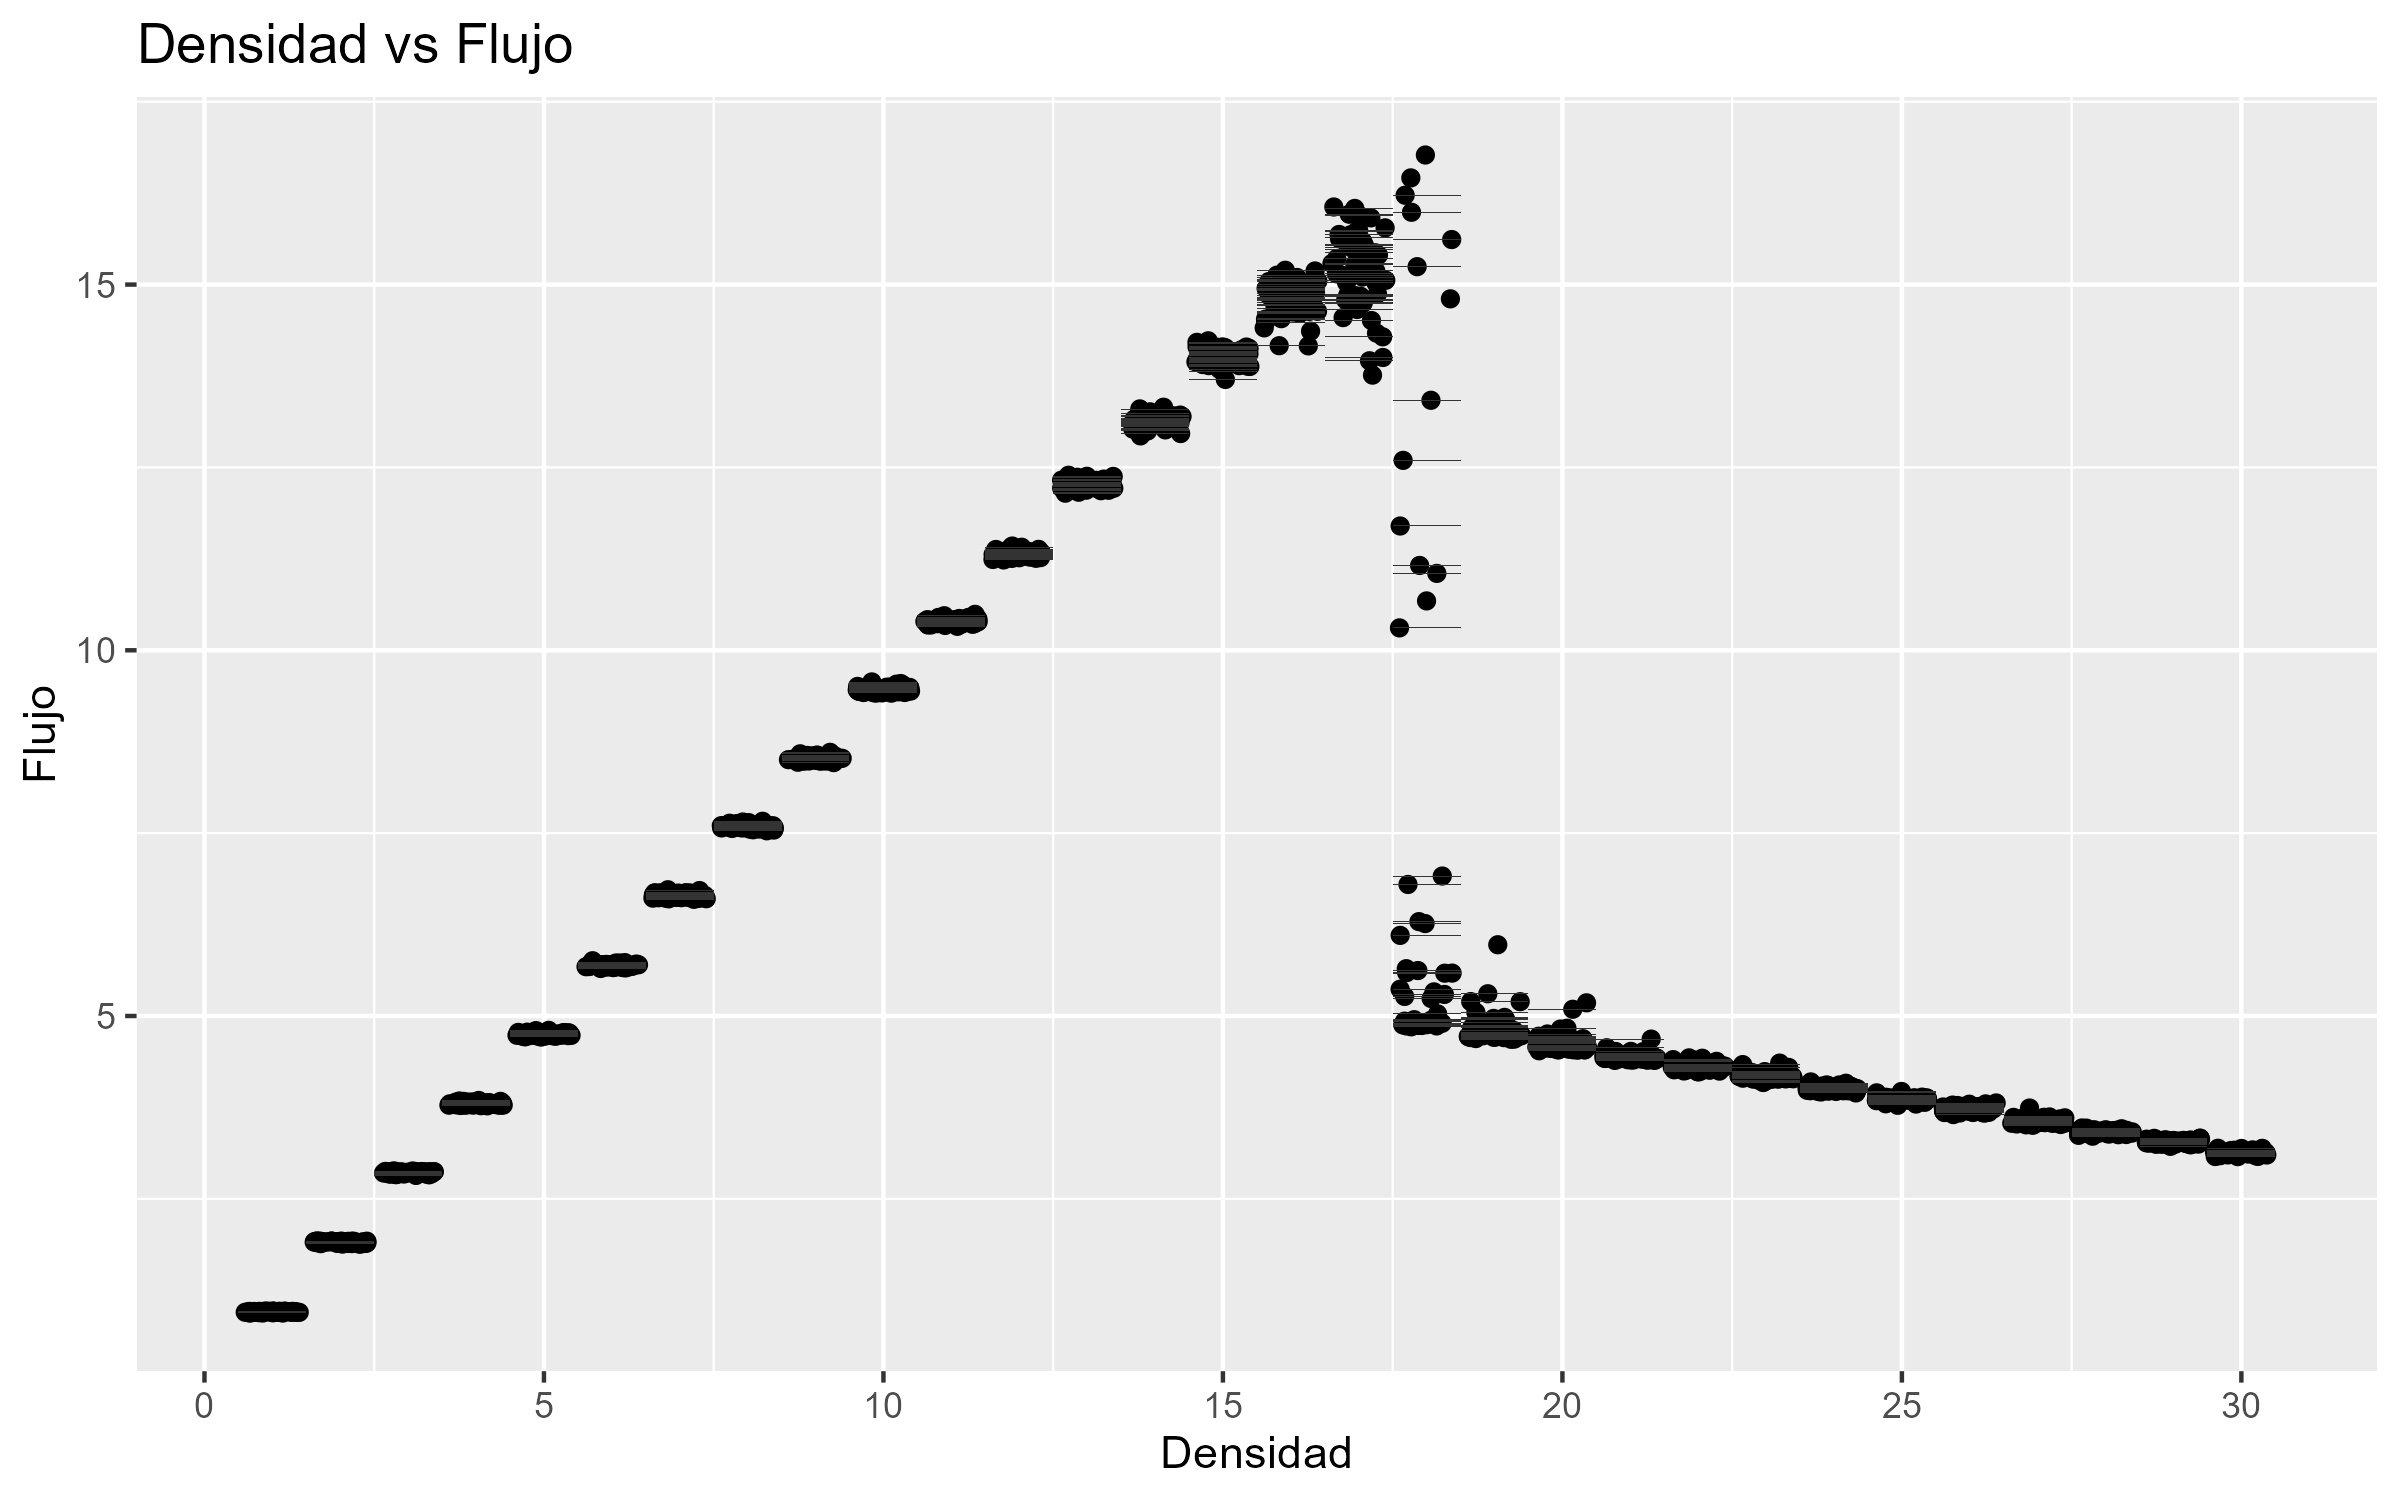

Source code (R):
library(tidyverse)
library(janitor)

data = read.csv("trafico experimento-flujo-table.csv", skip=6) |> 
  janitor::clean_names()

p = data |> 
  filter(x_step == max(data$x_step)) |> 
  ggplot(aes(x=numero_de_carros, y=mean_lista_flujo)) +
  geom_point(position = "jitter") + 
  labs(x = "Densidad" , y = "Flujo", title = "Densidad vs Flujo") +
  scale_x_continuous(breaks = seq(0, 30, by = 5))+
  geom_tile()


ggsave("validacion.png", plot = p, width = 8, height = 5)

